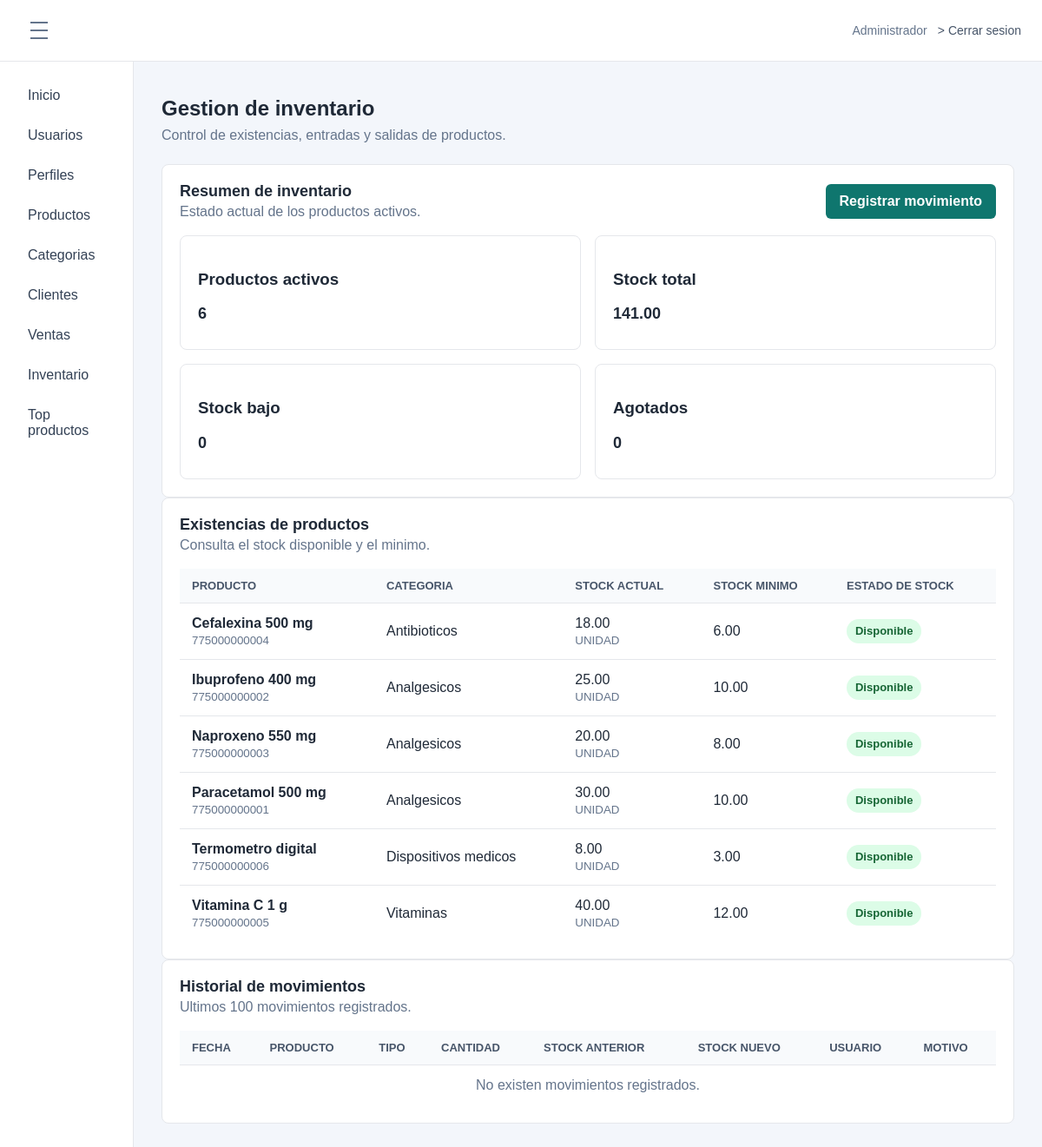
/index.php?route=module/inventario (signed in), run on an earlier commit of the app's database.
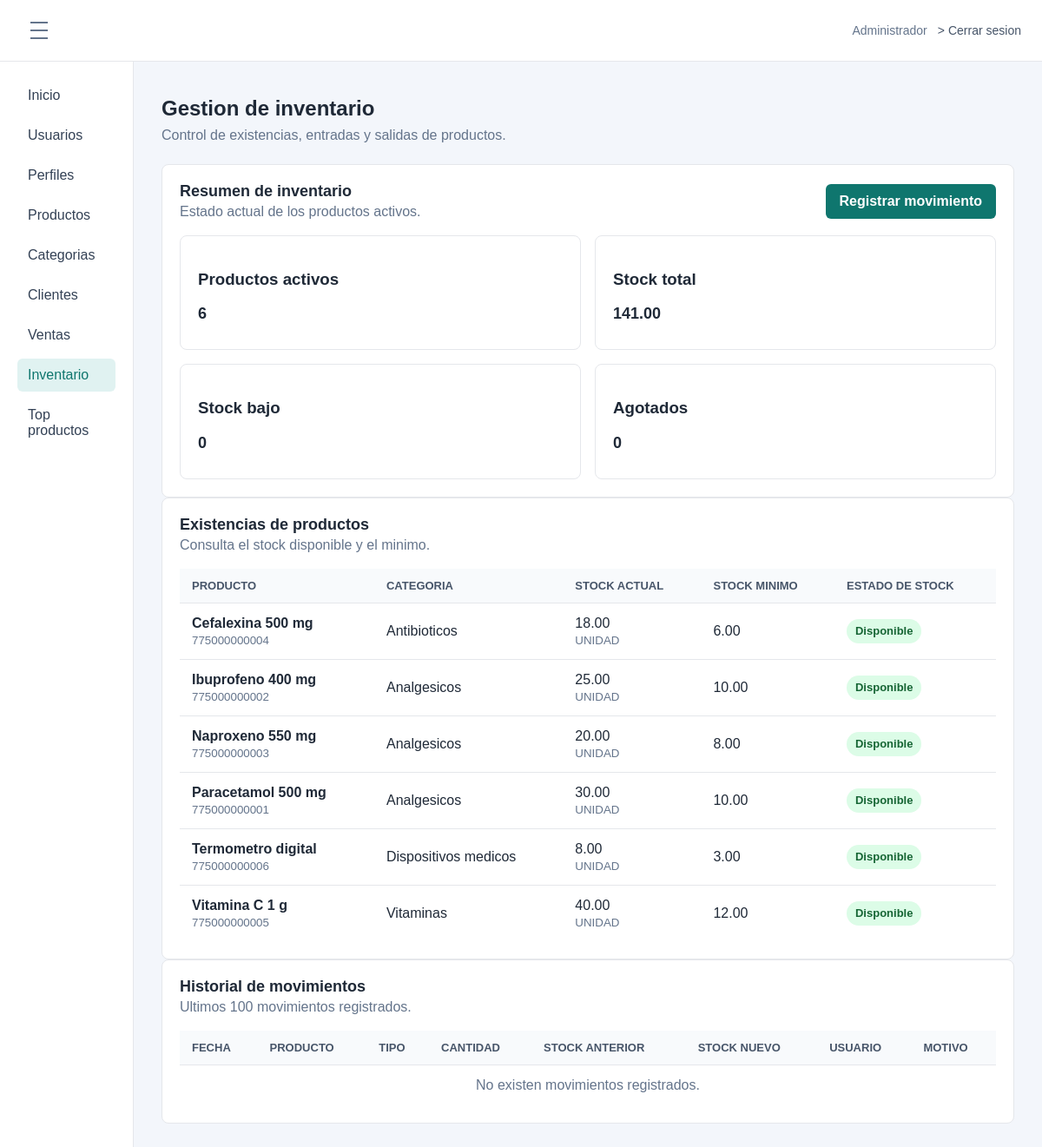
And on a later commit of the database.
### tables this page shows
CREATE TABLE `opcion` (
  `idopcion` int(11) NOT NULL AUTO_INCREMENT,
  `descripcion` varchar(100) NOT NULL,
  `url` varchar(200) NOT NULL,
  `icono` varchar(50) NOT NULL DEFAULT 'fa-circle',
  `estado` tinyint(1) NOT NULL DEFAULT 1,
  `fecha_creacion` datetime NOT NULL DEFAULT current_timestamp(),
  PRIMARY KEY (`idopcion`)
);

### app/Controllers/InventarioController.php (called while the page is built, shortened)
<?php
class InventarioController
{
    private Inventario $inventario;
    private Profile $profiles;
    public function __construct(
        Inventario $inventario,
        Profile $profiles
    ) {
        $this->inventario = $inventario;
        $this->profiles = $profiles;
    }
    public function index(): void
    {
        $menuOptions = $this->requireAccess("GET");
        $resumen = $this->inventario->resumen();
        require __DIR__ . "/../Views/layout/app.php";
    }
    private function requireAccess(string $method): array
    {
        $menuOptions = $this->profiles->menuOptions(
            (int) ($_SESSION["idperfil"] ?? 0)
        );
        foreach ($menuOptions as $option) {
            if (in_array(
                $option["url"] ?? "",
                ["module/inventario", "vista/inventario.php"],
                true
            )) {
                $allowed = true;
                break;
            }
        }
        return $menuOptions;
    }
}

### app/Models/Profile.php (called while the page is built, shortened)
<?php
class Profile
{
    private PDO $db;
    public function __construct(PDO $db)
    {
        $this->db = $db;
    }
    public function menuOptions(int $profileId): array
    {
        $sql = "SELECT o.descripcion, o.url, o.icono
                FROM acceso a
                INNER JOIN opcion o ON o.idopcion = a.idopcion
                WHERE a.idperfil = :idperfil
                  AND a.estado = 1
                  AND o.estado = 1
                ORDER BY o.idopcion";
        $statement = $this->db->prepare($sql);
        $statement->execute(["idperfil" => $profileId]);
        return $statement->fetchAll();
    }
}

### app/Models/Inventario.php (called while the page is built, shortened)
<?php
class Inventario
{
    private PDO $db;
    public function __construct(PDO $db)
    {
        $this->db = $db;
    }
    public function resumen(): array
    {
        $sql = "SELECT
                    COUNT(*) AS total_productos,
                    COALESCE(SUM(stock), 0) AS unidades,
                    COALESCE(SUM(
                        CASE
                            WHEN stock = 0 THEN 1
                            ELSE 0
                        END
                    ), 0) AS agotados,
                    COALESCE(SUM(
                        CASE
                            WHEN stock > 0
                             AND stock <= stockseguridad
                            THEN 1 ELSE 0
                        END
                    ), 0) AS stock_bajo
                FROM producto
                WHERE estado = 1";
        return $this->db->query($sql)->fetch();
    }
}

### app/Views/inventario/index.php (the view, shortened to what the changed rows need)
<div class="page-title">
    <h1>Gestion de inventario</h1>
</div>
<section class="panel">
    <div class="section-toolbar">
        <div>
            <h2>Resumen de inventario</h2>
        </div>
    </div>
    <div class="form-grid">
        <div class="panel">
            <h2><?= (int) $resumen["total_productos"] ?></h2>
        </div>
        <div class="panel">
            <h2><?= number_format((float) $resumen["unidades"], 2) ?></h2>
        </div>
        <div class="panel">
            <h2><?= (int) $resumen["stock_bajo"] ?></h2>
        </div>
        <div class="panel">
            <h2><?= (int) $resumen["agotados"] ?></h2>
        </div>
    </div>
</section>
<section class="panel">
    <div class="section-toolbar">
        <div>
            <h2>Existencias de productos</h2>
        </div>
    </div>
    <div class="table-wrap">
        <table class="data-table product-table">
            <thead>
                <tr>
                    <th>Producto</th>
                    <th>Categoria</th>
                    <th>Stock actual</th>
                    <th>Stock minimo</th>
                    <th>Estado de stock</th>
                </tr>
            </thead>
        </table>
    </div>
</section>
<section class="panel">
    <div class="section-toolbar">
        <div>
            <h2>Historial de movimientos</h2>
        </div>
    </div>
    <div class="table-wrap">
        <table class="data-table">
            <thead>
                <tr>
                    <th>Fecha</th>
                    <th>Producto</th>
                    <th>Tipo</th>
                    <th>Cantidad</th>
                    <th>Stock anterior</th>
                    <th>Stock nuevo</th>
                    <th>Usuario</th>
                    <th>Motivo</th>
                </tr>
            </thead>
        </table>
    </div>
</section>

### app/Views/layout/sidebar.php
<?php $currentRoute = $_GET["route"] ?? "dashboard"; ?>
<aside class="sidebar">
    <nav aria-label="Menu principal">
        <a href="index.php?route=dashboard" <?= $currentRoute === "dashboard" ? 'aria-current="page"' : "" ?>>Inicio</a>
        <?php foreach ($menuOptions as $option): ?>
            <?php $route = $option["url"] ?? ""; ?>
            <a href="index.php?route=<?= urlencode($route) ?>" <?= $currentRoute === $route ? 'aria-current="page"' : "" ?>>
                <?= htmlspecialchars($option["descripcion"]) ?>
            </a>
        <?php endforeach; ?>
    </nav>
</aside>

What changed in the data, as far as the page shows it:
changed opcion "Inventario": url "vista/inventario.php" → "module/inventario" (drawn)
